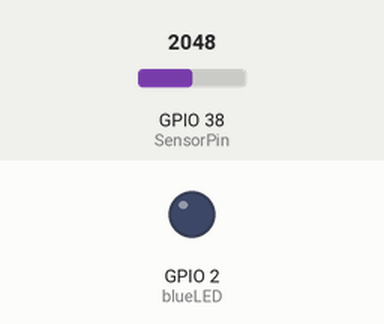
Bench run of a program on a simulated ESP32. On the bench: output pins drawn as LEDs (lit = HIGH). The test bench sets the inputs (shaded band); at power-on: GPIO 38 (SensorPin) = 2048. No radio packets arrive unless stated; what the program prints to the serial monitor is not drawn. At 56.3 s the program puts the board to deep sleep or switches it off; the recording ends there.

Above: at 0.1 s.
Timing chart, 0 to 43.2 s (numbered marks = the images above):
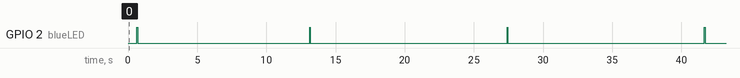

The program:

main.cpp
```cpp
//_____________________________LIBRERIAS_______________________________________
#include <Arduino.h>
#include "user-variables.h"
#include <SPI.h>
#include <LoRa.h>    // https://github.com/sandeepmistry/arduino-LoRa
//#include <U8g2lib.h> // https://github.com/olikraus/U8g2_Arduino
// #include <U8x8lib.h>

#define OFF 0 // For LED
#define ON 1
#define SensorPin 38 //SENSOR

// SPI LoRa Radio
#define LORA_SCK 5   // GPIO5 - SX1276 SCK
#define LORA_MISO 19 // GPIO19 - SX1276 MISO
#define LORA_MOSI 27 // GPIO27 -  SX1276 MOSI
#define LORA_CS 18   // GPIO18 -   SX1276 CS
#define LORA_RST 14  // GPIO14 -    SX1276 RST
#define LORA_IRQ 26  // GPIO26 -     SX1276 IRQ (interrupt request)

// I2C OLED Display works with SSD1306 driver
//#define OLED_SDA 4
//#define OLED_SCL 15
//#define OLED_RST 16

/* Pick One. Hardware I2C does NOT work! This article helped: https://robotzero.one/heltec-wifi-kit-32/
  TTGo boards similar to Heltec boards, LED_BUILTIN = 2 instead of pin 25
  Some OLED displays don't handle ACK correctly so SW I2C works better. Thank you Olikraus!
  TTGo OLED has pin 16 reset unlike other OLED displays
*/

// UNCOMMENT one of the constructor lines below
//U8X8_SSD1306_128X64_NONAME_SW_I2C Display(/* clock=*/ OLED_SCL, /* data=*/ OLED_SDA, /* reset=*/ OLED_RST); // Unbuffered, basic graphics, software I2C
//U8G2_SSD1306_128X64_NONAME_1_SW_I2C Display(U8G2_R0, /* clock=*/ OLED_SCL, /* data=*/ OLED_SDA, /* reset=*/ OLED_RST); // Page buffer, SW I2C
//U8G2_SSD1306_128X64_NONAME_F_SW_I2C Display(U8G2_R0, /* clock=*/OLED_SCL, /* data=*/OLED_SDA, /* reset=*/OLED_RST); // Full framebuffer, SW I2C

const int blueLED = LED_BUILTIN;
bool confirmation = false;
int reenvio = 0;
float sensor1 = 0;
int waitCount = 0;
int waitLapse = 30000; //Cuanto tiempo esperamos la confirmación de recibido
String rssi = "";
bool packet = false;

void sendSensorValue();
void waitingResponse();
void readSensor();

// Start Subroutines
#include <go-to-deep-sleep.h>
//______________________________SET-UP_______________________________________
void setup()
{
  Serial.begin(115200);
  while (!Serial)
    ;

  Serial.println("LoRa Sender");

  //Display.begin();
  //Display.enableUTF8Print(); // enable UTF8 support for the Arduino print() function
  //Display.setFont(u8g2_font_ncenB10_tr);

  // Very important for SPI pin configuration!
  SPI.begin(LORA_SCK, LORA_MISO, LORA_MOSI, LORA_CS);
  // Very important for LoRa Radio pin configuration!
  LoRa.setPins(LORA_CS, LORA_RST, LORA_IRQ);

  pinMode(blueLED, OUTPUT); // For LED feedback

  if (!LoRa.begin(915E6))
  {
    Serial.println("Starting LoRa failed!");
    while (1)
      ;
  }
  LoRa.setSpreadingFactor(12); //oscila entre 6-12, el valor predeterminado es 7 ver documentos de API
  // Cambia la potencia de transmisión de la radio
  // El valor predeterminado es LoRa.setTxPower (17, PA_OUTPUT_PA_BOOST_PIN);
  // La mayoría de los módulos tienen el pin de salida PA conectado a PA_BOOST, ganan 2-17
  // TTGO y algunos módulos están conectados a RFO_HF, ganancia 0-14
  // ¡Si su receptor RSSI es muy débil y poco afectado por una antena mejor, cambie esto!
  LoRa.setTxPower(14, PA_OUTPUT_RFO_PIN);
}

//_______________________________LOOP_________________________________________
void loop()
{
  readSensor();
  sendSensorValue();

  if (confirmation)
  {
    Serial.println("LISTO, me voy a dormir un rato");
    //IR A DORMIR
    delay(1000);
    goToDeepSleep();
  }
  else
  {
    Serial.println("Vuelvo a intentar, quizá no escuchó");
    reenvio++;
    if (reenvio > 3)
    {
      Serial.println("Algo Pasó, intentaré luego");
      //IR A DORMIR
      delay(1000);
      goToDeepSleep();
    }
  }
}

//_____________________________LEER_SENSOR________________________________
void readSensor()
{
  uint8_t samples = 120;
  uint32_t hum = 1;
  uint16_t array[120];

  for (int i = 0; i < samples; i++)
  {
    array[i] = analogRead(SensorPin);
    Serial.println(array[i]);
    delay(5);
  }
  std::sort(array, array + samples);
  for (int i = 0; i < samples; i++)
  {
    if (i == 0 || i == samples - 1)
      continue;
    hum += array[i];
  }
  hum /= samples - 2;
  sensor1 = map(hum, 900, 4095, 100, 0);
  Serial.print("El valor del sensor es" + (String)sensor1);
}

//____________________ENVIA_VALOR_DEL_SENSOR_VIA_LORA_____________________
void sendSensorValue()
{
  Serial.print("Enviando...: ");
  Serial.println(sensor1);
  digitalWrite(blueLED, ON); // Turn blue LED on
 // sensor1 = random(1, 100);


 if(sensor1 > 1 && sensor1 < 100){


  LoRa.beginPacket();
  LoRa.print(sensor1);
  LoRa.endPacket();
  digitalWrite(blueLED, OFF); // Turn blue LED off

  // Display Info
  //Display.clearBuffer();
  //Display.setCursor(0, 12);
  //Display.print("Enviando");
  //Display.setCursor(0, 30);
  //Display.print("Paquete:");
  //Display.setCursor(0, 48);
  //Display.print("value: " + (String)sensor1);
  //Display.sendBuffer();
  delay(5000);
  waitingResponse();

  }else{

    Serial.println("Algo Pasó, intentaré luego");
      //IR A DORMIR
      delay(1000);
      goToDeepSleep();

 }
}

//____________________ESPERAR_CONFIRMACIÓN_DE_RECIBIDO_________________________
void waitingResponse()
{
  Serial.println("Esperando...");
  bool waiting = true;
  while (waiting)
  {
    Serial.println(millis());
    if (millis() - waitCount > waitLapse)
    {
      Serial.println("Ya pasó mucho tiempo");
      confirmation = false;
      waiting = false;
      waitCount = millis();
    }
    else
    {
      waitCount++;
      int packetSize = LoRa.parsePacket();
      if (packetSize)
      {
        Serial.println("Recibiendo confirmación...'");
        digitalWrite(blueLED, ON); // Turn blue LED on
        packet = false;            // Clear packet
        while (LoRa.available())
        {
          packet += (char)LoRa.read(); // Assemble new packet
        }
        rssi = LoRa.packetRssi();

        // Display Info
        //Display.clearBuffer();
        //Display.setCursor(0, 12);
        //Display.print("Confirmado");
        //Display.setCursor(0, 42);
        //Display.print("    '" + (String)packet + "'");
        //Display.setCursor(0, 58);
        //Display.print("RSSI " + rssi);
        //Display.sendBuffer();

        digitalWrite(blueLED, OFF); // Turn blue LED off
        Serial.println(packet + "' con RSSI " + rssi);

        confirmation = packet;
        waiting = false;
      }
    }
  }
}
```

user-variables.h
```cpp
// *******************************************************************************************************************************
// START userdefined data
// *******************************************************************************************************************************


// Give the sensor a plant name, change to true, upload sketch and then revert to false

String sensor_name = "Sensor_1";


// Device configuration and name setting
const String device_name = "LoRa_device0017"; // Can be changed, but not necessary, as it will give no added value.

#define uS_TO_S_FACTOR 1000000ULL //Conversion factor for micro seconds to seconds
#define TIME_TO_SLEEP  900                //Time ESP32 will go to sleep (in seconds)


//iotcrV2 CONEXION
const char broker[] = "3.142.89.107";
int        port     = 1883;
String dId = "2317";
String webhook_pass = "SYGkrATJ69";
String webhook_endpoint = "http://3.142.89.107:3001/api/getdevicecredentials";

//const char mqttuser[] = "user"; //add eventual mqtt username
//const char mqttpass[] = "pass"; //add eventual mqtt password


// *******************************************************************************************************************************
// END userdefined data
// *******************************************************************************************************************************
```

go-to-deep-sleep.h
```cpp
void goToDeepSleep()
{
  Serial.print("Going to sleep... ");
  Serial.print(TIME_TO_SLEEP);
  Serial.println(" seconds");

  btStop();

  // Configure the timer to wake us up!
  esp_sleep_enable_timer_wakeup(TIME_TO_SLEEP * uS_TO_S_FACTOR);

  // Go to sleep! Zzzz
  esp_deep_sleep_start();
}
void goToDeepSleepFiveMinutes()
{
  Serial.print("Going to sleep... ");
  Serial.print("300");
  Serial.println(" sekunder");

  btStop();

  // Configure the timer to wake us up!
  esp_sleep_enable_timer_wakeup(30 * uS_TO_S_FACTOR);

  // Go to sleep! Zzzz
  esp_deep_sleep_start();
}
```
